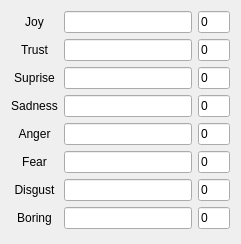
   <widget class="QWidget" name="gridLayoutWidget">
    <property name="geometry">
     <rect>
      <x>290</x>
      <y>70</y>
      <width>241</width>
      <height>244</height>
     </rect>
    </property>
    <layout class="QGridLayout" name="gridLayout_2" columnstretch="1,4,1">
     <property name="sizeConstraint">
      <enum>QLayout::SetMinimumSize</enum>
     </property>
     <item row="1" column="2">
      <widget class="QLineEdit" name="lineEdit_emotion2">
       <property name="text">
        <string>0</string>
       </property>
      </widget>
     </item>
     <item row="5" column="2">
      <widget class="QLineEdit" name="lineEdit_emotion6">
       <property name="text">
        <string>0</string>
       </property>
      </widget>
     </item>
     <item row="3" column="0">
      <widget class="QLabel" name="label_8">
       <property name="text">
        <string>Sadness</string>
       </property>
       <property name="alignment">
        <set>Qt::AlignCenter</set>
       </property>
      </widget>
     </item>
     <item row="7" column="1">
      <widget class="QProgressBar" name="progressBar_emotion8">
       <property name="styleSheet">
        <string notr="true">QProgressBar::chunk{background:green}</string>
       </property>
       <property name="value">
        <number>0</number>
       </property>
       <property name="textVisible">
        <bool>false</bool>
       </property>
      </widget>
     </item>
     <item row="7" column="2">
      <widget class="QLineEdit" name="lineEdit_emotion8">
       <property name="text">
        <string>0</string>
       </property>
      </widget>
     </item>
     <item row="0" column="2">
      <widget class="QLineEdit" name="lineEdit_emotion1">
       <property name="text">
        <string>0</string>
       </property>
      </widget>
     </item>
     <item row="4" column="0">
      <widget class="QLabel" name="label_9">
       <property name="contextMenuPolicy">
        <enum>Qt::ActionsContextMenu</enum>
       </property>
       <property name="text">
        <string>Anger</string>
       </property>
       <property name="alignment">
        <set>Qt::AlignCenter</set>
       </property>
      </widget>
     </item>
     <item row="7" column="0">
      <widget class="QLabel" name="label_12">
       <property name="contextMenuPolicy">
        <enum>Qt::ActionsContextMenu</enum>
       </property>
       <property name="text">
        <string>Boring</string>
       </property>
       <property name="alignment">
        <set>Qt::AlignCenter</set>
       </property>
      </widget>
     </item>
     <item row="1" column="1">
      <widget class="QProgressBar" name="progressBar_emotion2">
       <property name="styleSheet">
        <string notr="true">QProgressBar::chunk{background:green}</string>
       </property>
       <property name="value">
        <number>0</number>
       </property>
       <property name="textVisible">
        <bool>false</bool>
       </property>
      </widget>
     </item>
     <item row="4" column="2">
      <widget class="QLineEdit" name="lineEdit_emotion5">
       <property name="text">
        <string>0</string>
       </property>
      </widget>
     </item>
     <item row="6" column="2">
      <widget class="QLineEdit" name="lineEdit_emotion7">
       <property name="text">
        <string>0</string>
       </property>
      </widget>
     </item>
     <item row="0" column="1">
      <widget class="QProgressBar" name="progressBar_emotion1">
       <property name="styleSheet">
        <string notr="true">QProgressBar::chunk{background:green}</string>
       </property>
       <property name="value">
        <number>0</number>
       </property>
       <property name="textVisible">
        <bool>false</bool>
       </property>
      </widget>
     </item>
     <item row="2" column="2">
      <widget class="QLineEdit" name="lineEdit_emotion3">
       <property name="text">
        <string>0</string>
       </property>
      </widget>
     </item>
     <item row="0" column="0">
      <widget class="QLabel" name="label_5">
       <property name="text">
        <string>Joy</string>
       </property>
       <property name="alignment">
        <set>Qt::AlignCenter</set>
       </property>
      </widget>
     </item>
     <item row="3" column="2">
      <widget class="QLineEdit" name="lineEdit_emotion4">
       <property name="text">
        <string>0</string>
       </property>
      </widget>
     </item>
     <item row="3" column="1">
      <widget class="QProgressBar" name="progressBar_emotion4">
       <property name="styleSheet">
        <string notr="true">QProgressBar::chunk{background:green}</string>
       </property>
       <property name="value">
        <number>0</number>
       </property>
       <property name="textVisible">
        <bool>false</bool>
       </property>
      </widget>
     </item>
     <item row="2" column="1">
      <widget class="QProgressBar" name="progressBar_emotion3">
       <property name="styleSheet">
        <string notr="true">QProgressBar::chunk{background:green}</string>
       </property>
       <property name="value">
        <number>0</number>
       </property>
       <property name="textVisible">
        <bool>false</bool>
       </property>
      </widget>
     </item>
     <item row="6" column="0">
      <widget class="QLabel" name="label_11">
       <property name="contextMenuPolicy">
        <enum>Qt::ActionsContextMenu</enum>
       </property>
       <property name="text">
        <string>Disgust</string>
       </property>
       <property name="alignment">
        <set>Qt::AlignCenter</set>
       </property>
      </widget>
     </item>
     <item row="1" column="0">
      <widget class="QLabel" name="label_6">
       <property name="text">
        <string>Trust</string>
       </property>
       <property name="alignment">
        <set>Qt::AlignCenter</set>
       </property>
      </widget>
     </item>
     <item row="2" column="0">
      <widget class="QLabel" name="label_7">
       <property name="text">
        <string>Suprise</string>
       </property>
       <property name="alignment">
        <set>Qt::AlignCenter</set>
       </property>
      </widget>
     </item>
     <item row="5" column="0">
      <widget class="QLabel" name="label_10">
       <property name="contextMenuPolicy">
        <enum>Qt::ActionsContextMenu</enum>
       </property>
       <property name="text">
        <string>Fear</string>
       </property>
       <property name="alignment">
        <set>Qt::AlignCenter</set>
       </property>
      </widget>
     </item>
     <item row="6" column="1">
      <widget class="QProgressBar" name="progressBar_emotion7">
       <property name="styleSheet">
        <string notr="true">QProgressBar::chunk{background:green}</string>
       </property>
       <property name="value">
        <number>0</number>
       </property>
       <property name="textVisible">
        <bool>false</bool>
       </property>
      </widget>
     </item>
     <item row="5" column="1">
      <widget class="QProgressBar" name="progressBar_emotion6">
       <property name="styleSheet">
        <string notr="true">QProgressBar::chunk{background:green}</string>
       </property>
       <property name="value">
        <number>0</number>
       </property>
       <property name="textVisible">
        <bool>false</bool>
       </property>
      </widget>
     </item>
     <item row="4" column="1">
      <widget class="QProgressBar" name="progressBar_emotion5">
       <property name="styleSheet">
        <string notr="true">QProgressBar::chunk{background:green}</string>
       </property>
       <property name="value">
        <number>0</number>
       </property>
       <property name="textVisible">
        <bool>false</bool>
       </property>
      </widget>
     </item>
    </layout>
   </widget>
